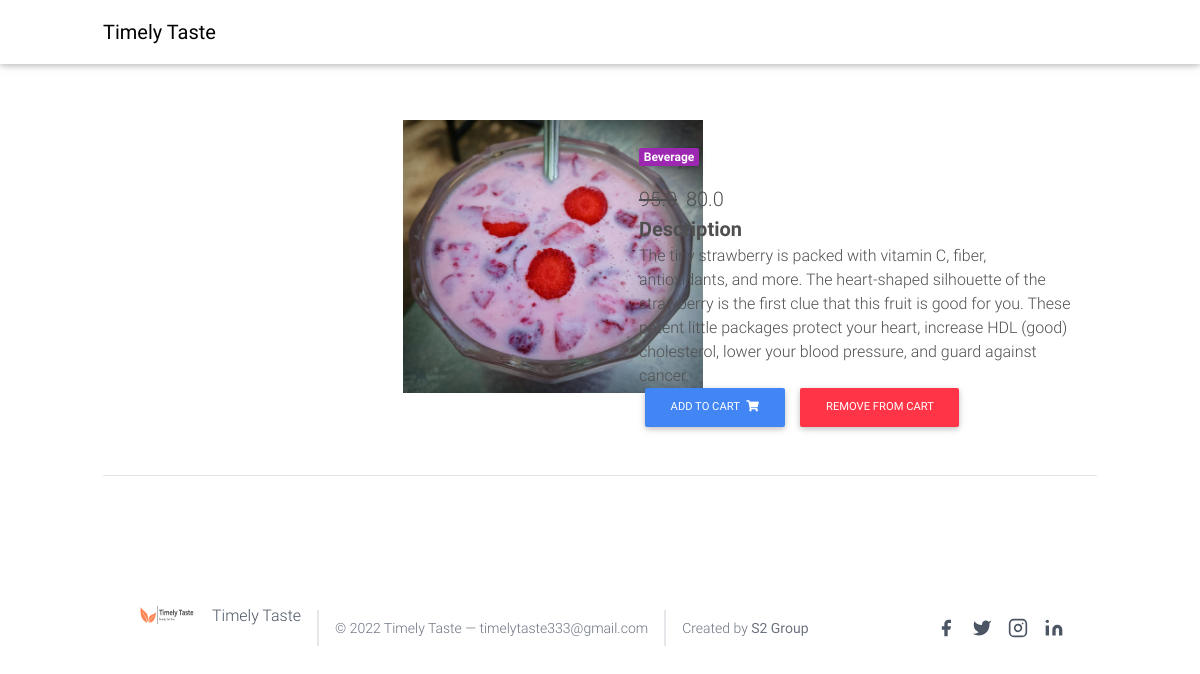
The app's page /product/strawberry-rabdi (signed in) with its own data.
### home/models.py (models this page shows, shortened)
class Item(models.Model):
    title = models.CharField(max_length=100)
    price = models.FloatField()
    discount_price=models.FloatField(blank=True,null=True)
    category = models.CharField(choices=CATEGORY_CHOICES,max_length=2,null=True)
    label = models.CharField(choices=LABEL_CHOICES,max_length=10,null=True)
    description = models.TextField(null=True,blank=True)
    image = models.ImageField(null=True,blank=True)
    slug = models.SlugField()
    def get_add_to_cart_url(self):
        return reverse("home:add_to_cart",kwargs={
            'slug':self.slug
        })
    def get_remove_from_cart_url(self):
        return reverse("home:remove_from_cart",kwargs={
            'slug':self.slug
        })

### home/views.py (the view)
# urls.py: path('product/<slug>',views.product,name="product"),
@login_required(login_url="/")
def product(request,slug):
    context = {
        'items':Item.objects.all(),
        'slugs':Item.objects.get(slug=slug)
    }
    return render(request,"product.html",context)

### home/templatetags/cart_template_tags.py (called while the page is built)
@register.filter
def cart_item_count(user):
    if user.is_authenticated:
        qs = Order.objects.filter(user=user,ordered=False)
        if qs.exists():
            return qs[0].items.count()
    return 0

### templates/product.html (shortened to what this page needs)
{% load static %}
{% load cart_template_tags %}
<!DOCTYPE html>
<html lang="en">
<head>
  <script src="https://cdn.tailwindcss.com"></script>
  <link rel="stylesheet" href="https://use.fontawesome.com/releases/v5.11.2/css/all.css">
  <link href="{% static 'css/bootstrap.min.css' %}" rel="stylesheet">
  <link href="{% static 'css/mdb.min.css' %}" rel="stylesheet">
  <link href="{% static 'css/style.min.css' %}" rel="stylesheet">
</head>
<body>
  {% include 'navbar.html' %}
  <main class="mt-5 pt-4">
    <div class="container dark-grey-text mt-5">
      <div class="row wow fadeIn">
        <div class="col-md-6 mb-4">
          <img src="/static/{{slugs.image}}" class="img-fluid" alt="" height="300px" width="300px" style="position: relative; left:300px;">
        </div>
        <div class="col-md-6 mb-4">
          <div class="p-4">
            <div class="mb-3">
              <a href="">
                <span class="badge purple mr-1">{{slugs.get_category_display}}</span>
              </a>
            </div>
            <p class="lead">
                {% if slugs.discount_price %}
                <span class="mr-1">
                  <del>{{slugs.price}}</del>
                </span>
              <span>
                {{slugs.discount_price}}
              </span>
              {% endif %}
            </p>
            <p class="lead font-weight-bold">Description</p>
            <p>{{slugs.description}}</p>
            <a href ="{{slugs.get_add_to_cart_url}}" class="btn btn-primary btn-md my-0 p">Add to cart
              <i class="fas fa-shopping-cart ml-1"></i>
            </a>
            <a href ="{{slugs.get_remove_from_cart_url}}" class="btn btn-danger btn-md my-0 p">Remove from cart
            </a>
          </div>
        </div>
      </div>
      <hr>
  </main>
<br>
<br>
  <footer class="text-gray-600 body-font" style="padding:30px;">
    <div class="container px-5 py-8 mx-auto flex items-center sm:flex-row flex-col">
      <a class="flex title-font font-medium items-center md:justify-start justify-center text-gray-900">
        <img style="height:30px; width:60px;" src="/static/mainlogo.png">
        <span class="ml-3 text-xl"><a href="/index.html"> Timely Taste</a></span>
      </a>
      <p class="text-sm text-gray-500 sm:ml-4 sm:pl-4 sm:border-l-2 sm:border-gray-200 sm:py-2 sm:mt-0 mt-4">© 2022 Timely Taste —
        timelytaste333@gmail.com
      </p>
      <br>
      <p class="text-sm text-gray-500 sm:ml-4 sm:pl-4 sm:border-l-2 sm:border-gray-200 sm:py-2 sm:mt-0 mt-4">Created by <b>  S2 Group </b>
      </p>
      <span class="inline-flex sm:ml-auto sm:mt-0 mt-4 justify-center sm:justify-start">
        <a class="text-gray-500">
          <svg fill="currentColor" stroke-linecap="round" stroke-linejoin="round" stroke-width="2" class="w-5 h-5" viewBox="0 0 24 24">
            <path d="M18 2h-3a5 5 0 00-5 5v3H7v4h3v8h4v-8h3l1-4h-4V7a1 1 0 011-1h3z"></path>
          </svg>
        </a>
        <a class="ml-3 text-gray-500">
          <svg fill="currentColor" stroke-linecap="round" stroke-linejoin="round" stroke-width="2" class="w-5 h-5" viewBox="0 0 24 24">
            <path d="M23 3a10.9 10.9 0 01-3.14 1.53 4.48 4.48 0 00-7.86 3v1A10.66 10.66 0 013 4s-4 9 5 13a11.64 11.64 0 01-7 2c9 5 20 0 20-11.5a4.5 4.5 0 00-.08-.83A7.72 7.72 0 0023 3z"></path>
          </svg>
        </a>
        <a class="ml-3 text-gray-500">
          <svg fill="none" stroke="currentColor" stroke-linecap="round" stroke-linejoin="round" stroke-width="2" class="w-5 h-5" viewBox="0 0 24 24">
            <rect width="20" height="20" x="2" y="2" rx="5" ry="5"></rect>
            <path d="M16 11.37A4 4 0 1112.63 8 4 4 0 0116 11.37zm1.5-4.87h.01"></path>
          </svg>
        </a>
        <a class="ml-3 text-gray-500">
          <svg fill="currentColor" stroke="currentColor" stroke-linecap="round" stroke-linejoin="round" stroke-width="0" class="w-5 h-5" viewBox="0 0 24 24">
            <path stroke="none" d="M16 8a6 6 0 016 6v7h-4v-7a2 2 0 00-2-2 2 2 0 00-2 2v7h-4v-7a6 6 0 016-6zM2 9h4v12H2z"></path>
            <circle cx="4" cy="4" r="2" stroke="none"></circle>
          </svg>
        </a>
      </span>
    </div>
  </footer>
</body>
</html>

### records on screen
Item: image (picture), category "Beverage", price "95.0", discount_price "80.0", description "The tiny strawberry is packed with vitamin C, fiber, antioxidants, and more. The heart-shaped silhouette of the strawberry is the first clue that this fruit is good for you. These potent little packages protect your heart, increase HDL (good) cholesterol, lower your blood pressure, and guard against cancer."
